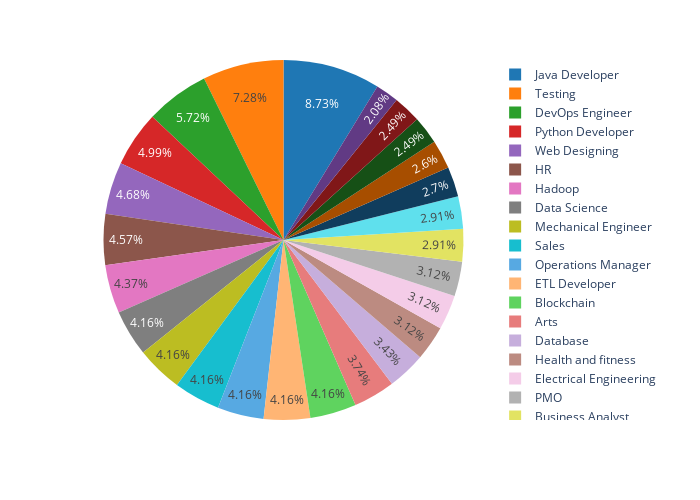

Notebook code cell kept with this figure:
### Code cell
fig3 = px.pie(df,names='Category',color_discrete_sequence=px.colors.qualitative.D3)
fig3.update_layout(height=500, width=700)
fig3.show()

### Figure 1 — Plotly figure (JSON) as saved in the notebook; plotly's stock layout.template omitted (floating-point values rounded to 4 significant figures; data arrays with more than 128 entries replaced by an {"elided": "..."} marker saying what was removed)
{"data": [{"domain": {"x": [0, 1], "y": [0, 1]}, "hovertemplate": "Category=%{label}<extra></extra>", "labels": {"elided": "962 str values"}, "legendgroup": "", "name": "", "showlegend": true, "type": "pie"}], "layout": {"height": 500, "legend": {"tracegroupgap": 0}, "margin": {"t": 60}, "piecolorway": ["#1F77B4", "#FF7F0E", "#2CA02C", "#D62728", "#9467BD", "#8C564B", "#E377C2", "#7F7F7F", "#BCBD22", "#17BECF"], "width": 700}}
